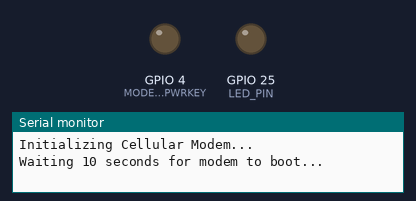
The program below on a simulated ESP32. On the bench: output pins drawn as LEDs (lit = HIGH), the last lines printed to the serial monitor. The modem accepts every AT command (registered, SIM ready, sends succeed) and sends nothing else.

Above: at 0.4 s.
At 10.4 s:
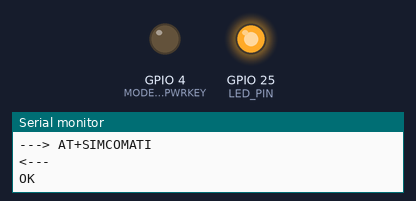
Timing chart, 0 to 11.9 s (numbered marks = the images above):
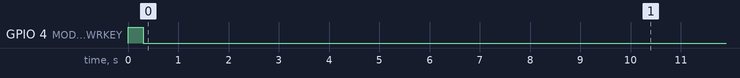

The program:

main.cpp
```cpp
#include <Arduino.h>
#include <Wire.h>
#include <Adafruit_BME680.h>

// --- SIM7600 Modem Pins ---
#define MODEM_TX      27
#define MODEM_RX      26
#define MODEM_PWRKEY  4
#define SerialAT      Serial1

const char* APN = "e-ideas";
const char* scriptURL = "https://script.google.com/macros/s/AKfycbyCrH6vVaznfHf4bLDbJxBdZjPP7FsokRXKmH5J4fwS1Ypp-JgbEafOhqvAiNBhBeNE/exec";

const int LED_PIN = 25;
HardwareSerial K30Serial(2);

Adafruit_BME680 bme;

// K30 packet
byte requestCO2[] = {
    0x68, 0x04, 0x00, 0x03, 0x00, 0x01, 0xC8, 0xF3
};
byte response[7];

int readCO2() {
    while(K30Serial.available()) K30Serial.read();
    K30Serial.write(requestCO2,8);
    delay(50);
    if(K30Serial.available() < 7) return -1;
    for(int i=0;i<7;i++) response[i]=K30Serial.read();
    return response[3]*256 + response[4];
}

// --- AT Command Helpers ---
String sendAT(String command, uint32_t timeout = 2000, String expected1 = "OK", String expected2 = "ERROR") {
    Serial.print("---> ");
    Serial.println(command);
    SerialAT.println(command);

    String resp = "";
    uint32_t start = millis();

    while (millis() - start < timeout) {
        while (SerialAT.available()) {
            char c = SerialAT.read();
            resp += c;
        }
        if (expected1 != "" && resp.indexOf(expected1) != -1) break;
        if (expected2 != "" && resp.indexOf(expected2) != -1) break;
    }

    Serial.println("<--- " + resp);   // <— add this
    return resp;
}

String extractLocationHeader(String headers) {
    int locIdx = headers.indexOf("Location: ");
    if (locIdx == -1) locIdx = headers.indexOf("location: ");
    if (locIdx == -1) return "";
    int start = locIdx + 10;
    int end = headers.indexOf("\r\n", start);
    if (end == -1) end = headers.length();

    String redirectUrl = headers.substring(start, end);
    redirectUrl.trim();
    return redirectUrl;
}


void setup() {
    Serial.begin(115200);

    // --- Modem Power & Initialization ---
    Serial.println("\nInitializing Cellular Modem...");
    pinMode(MODEM_PWRKEY, OUTPUT);
    digitalWrite(MODEM_PWRKEY, HIGH);
    delay(300);
    digitalWrite(MODEM_PWRKEY, LOW);

    Serial.println("Waiting 10 seconds for modem to boot...");
    delay(10000);

    SerialAT.begin(115200, SERIAL_8N1, MODEM_RX, MODEM_TX);

    sendAT("ATE1"); // Disable echo
    sendAT("AT+CPIN?", 3000, "READY");
    sendAT("AT+CGDCONT=1,\"IP\",\"" + String(APN) + "\"", 3000);
    sendAT("AT+CGACT=1,1", 5000);

    // SSL configuration (needs to run only once at startup)
    sendAT("AT+CSSLCFG=\"sslversion\",0,4", 3000);
    sendAT("AT+CSSLCFG=\"authmode\",0,0", 3000);
    sendAT("AT+CSSLCFG=\"sni\",0,1", 3000);

    Serial.println("Cellular Setup Complete!");

    // LED check code is running
    pinMode(LED_PIN, OUTPUT);
    digitalWrite(LED_PIN, HIGH);

    Wire.begin();
    Serial.println();
    Serial.println("Starting...");

    // Sensors init ------------------------------------------------------------------------
    // if(!bme.begin())
    // {
    //     Serial.println("BME688 NOT FOUND");
    //     while(1);
    // }
    // Serial.println("BME688 OK");

    // // UART2 CO2
    // K30Serial.begin(
    //     9600,
    //     SERIAL_8N1,
    //     32,     // RX
    //     33      // TX
    // );
    // Serial.println("K30 UART Started");
    // Sensors init ------------------------------------------------------------------------

    sendAT("AT+GMR", 3000);
    sendAT("AT+SIMCOMATI", 3000);
}

void loop() {

    // Delay before next cycle
    delay(5000);
}
```

SSL_success__without_data_upload.cpp
```cpp
// #include <Arduino.h>

// #define MODEM_TX      27
// #define MODEM_RX      26
// #define MODEM_PWRKEY  4

// #define SerialAT Serial1

// // --- CONFIGURATION ---
// const String APN = "e-ideas";
// const String GAS_URL = "https://script.google.com/macros/s/AKfycbyCrH6vVaznfHf4bLDbJxBdZjPP7FsokRXKmH5J4fwS1Ypp-JgbEafOhqvAiNBhBeNE/exec";

// String sendAT(String command, uint32_t timeout = 2000, String expected1 = "OK", String expected2 = "ERROR") {
//     Serial.print("\n---> ");
//     Serial.println(command);
//     SerialAT.println(command);

//     String response = "";
//     uint32_t start = millis();

//     while (millis() - start < timeout) {
//         while (SerialAT.available()) {
//             char c = SerialAT.read();
//             response += c;
//         }
//         if (expected1 != "" && response.indexOf(expected1) != -1) break;
//         if (expected2 != "" && response.indexOf(expected2) != -1) break;
//     }

//     Serial.print("<--- ");
//     Serial.println(response);
//     return response;
// }

// void printBanner(String text) {
//     Serial.println("\n========================================");
//     Serial.println(text);
//     Serial.println("========================================");
// }

// // Extracts the Location header from AT+HTTPHEAD output
// String extractLocationHeader(String headers) {
//     int locIdx = headers.indexOf("Location: ");
//     if (locIdx == -1) locIdx = headers.indexOf("location: ");
//     if (locIdx == -1) return "";

//     int start = locIdx + 10;
//     int end = headers.indexOf("\r\n", start);
//     if (end == -1) end = headers.length();

//     String redirectUrl = headers.substring(start, end);
//     redirectUrl.trim();
//     return redirectUrl;
// }

// void setup() {
//     Serial.begin(115200);
//     delay(1000);

//     printBanner("[1] ESP32 Running");
//     pinMode(MODEM_PWRKEY, OUTPUT);
//     digitalWrite(MODEM_PWRKEY, HIGH);
//     delay(300);
//     digitalWrite(MODEM_PWRKEY, LOW);
//     delay(10000);

//     SerialAT.begin(115200, SERIAL_8N1, MODEM_RX, MODEM_TX);

//     printBanner("[2] Modem Communication");
//     sendAT("AT");
//     sendAT("ATE0");

//     printBanner("[3-8] Network Setup");
//     sendAT("AT+CPIN?", 3000, "READY");
//     sendAT("AT+CSQ");
//     sendAT("AT+CEREG?", 3000);
//     sendAT("AT+CGATT?", 3000);
//     sendAT("AT+CGDCONT=1,\"IP\",\"" + APN + "\"", 3000);
//     sendAT("AT+CGACT=1,1", 5000);
//     sendAT("AT+CGPADDR=1", 3000);

//     printBanner("[9] SSL Configuration");
//     // Configure SSL Context 0: TLS 1.2, ignore cert checks, enable SNI
//     sendAT("AT+CSSLCFG=\"sslversion\",0,4", 3000);
//     sendAT("AT+CSSLCFG=\"authmode\",0,0", 3000);
//     sendAT("AT+CSSLCFG=\"sni\",0,1", 3000);

//     printBanner("[10] Initialize HTTP Stack");
//     sendAT("AT+HTTPINIT", 3000);
//     sendAT("AT+HTTPPARA=\"SSLCFG\",0", 3000); // Attach SSL context 0
//     sendAT("AT+HTTPPARA=\"REDIR\",1", 3000);   // Enable auto-redirect

//     printBanner("[11] Set Initial URL");
//     sendAT("AT+HTTPPARA=\"URL\",\"" + GAS_URL + "\"", 3000);

//     printBanner("[12] Google Apps Script Execution");
//     String actionResp = sendAT("AT+HTTPACTION=0", 30000, "+HTTPACTION:");

//     // Check if modem received a 302 and stopped without following it
//     if (actionResp.indexOf("+HTTPACTION: 0,302") != -1) {
//         Serial.println("\n[!] 302 Redirect detected. Fetching Location header...");

//         // Retrieve response headers
//         String headerResp = sendAT("AT+HTTPHEAD", 10000);
//         String redirectUrl = extractLocationHeader(headerResp);

//         if (redirectUrl.length() > 0) {
//             Serial.println("\n[!] Redirecting to: " + redirectUrl);

//             // Re-initialize request with the redirected Google target URL
//             sendAT("AT+HTTPTERM", 2000);
//             sendAT("AT+HTTPINIT", 3000);
//             sendAT("AT+HTTPPARA=\"SSLCFG\",0", 3000);
//             sendAT("AT+HTTPPARA=\"URL\",\"" + redirectUrl + "\"", 3000);

//             // Re-run HTTP GET
//             actionResp = sendAT("AT+HTTPACTION=0", 30000, "+HTTPACTION:");
//         } else {
//             Serial.println("\n[X] Failed to parse Location header from response.");
//         }
//     }

//     printBanner("[13] Read Response");
//     if (actionResp.indexOf("+HTTPACTION: 0,200") != -1) {
//         sendAT("AT+HTTPREAD", 10000);
//     } else {
//         Serial.println("[X] HTTP request finished with non-200 status.");
//     }

//     sendAT("AT+HTTPTERM");
//     Serial.println("\n--- Diagnostics Complete ---");
// }

// void loop() {
//     if (Serial.available()) SerialAT.write(Serial.read());
//     if (SerialAT.available()) Serial.write(SerialAT.read());
// }
```

TSIM7000_dont_work.cpp
```cpp
// #include <Arduino.h>

// #define MODEM_TX        27
// #define MODEM_RX        26
// #define MODEM_PWRKEY    4
// #define MODEM_POWER_ON  12

// #define SerialAT Serial1

// const String APN = "e-ideas";
// const String GAS_URL = "https://script.google.com/macros/s/AKfycbyCrH6vVaznfHf4bLDbJxBdZjPP7FsokRXKmH5J4fwS1Ypp-JgbEafOhqvAiNBhBeNE/exec";

// String sendAT(String command, uint32_t timeout = 2000, String expected1 = "OK", String expected2 = "ERROR") {
//     Serial.print("\n---> ");
//     Serial.println(command);
//     SerialAT.println(command);

//     String response = "";
//     uint32_t start = millis();

//     while (millis() - start < timeout) {
//         while (SerialAT.available()) {
//             char c = SerialAT.read();
//             response += c;
//         }
//         if (expected1 != "" && response.indexOf(expected1) != -1) break;
//         if (expected2 != "" && response.indexOf(expected2) != -1) break;
//     }

//     Serial.print("<--- ");
//     Serial.println(response);
//     return response;
// }

// void printBanner(String text) {
//     Serial.println("\n========================================");
//     Serial.println(text);
//     Serial.println("========================================");
// }

// bool waitForNetwork(uint32_t timeoutMs = 180000) {
//     Serial.println("\n[!] Waiting for Network Registration...");
//     uint32_t start = millis();
//     while (millis() - start < timeoutMs) {
//         String reg = sendAT("AT+CGREG?", 2000);
//         String ereg = sendAT("AT+CEREG?", 2000);

//         if (reg.indexOf(",1") != -1 || reg.indexOf(",5") != -1 ||
//             ereg.indexOf(",1") != -1 || ereg.indexOf(",5") != -1) {
//             Serial.println("\n[+] Network Registered Successfully!");
//             return true;
//         }
//         delay(3000);
//     }
//     Serial.println("\n[X] Network Registration Timed Out!");
//     return false;
// }

// String extractLocationHeader(String headers) {
//     int locIdx = headers.indexOf("Location: ");
//     if (locIdx == -1) locIdx = headers.indexOf("location: ");
//     if (locIdx == -1) return "";

//     int start = locIdx + 10;
//     int end = headers.indexOf("\r\n", start);
//     if (end == -1) end = headers.length();

//     String redirectUrl = headers.substring(start, end);
//     redirectUrl.trim();
//     return redirectUrl;
// }

// void setup() {
//     Serial.begin(115200);
//     delay(1000);

//     printBanner("[1] Board & Power Setup");
//     pinMode(MODEM_POWER_ON, OUTPUT);
//     digitalWrite(MODEM_POWER_ON, HIGH);

//     pinMode(MODEM_PWRKEY, OUTPUT);
//     digitalWrite(MODEM_PWRKEY, LOW);
//     delay(100);
//     digitalWrite(MODEM_PWRKEY, HIGH);
//     delay(1000);
//     digitalWrite(MODEM_PWRKEY, LOW);
//     delay(4000);

//     SerialAT.begin(115200, SERIAL_8N1, MODEM_RX, MODEM_TX);

//     printBanner("[2] Modem Handshake & RF Band Configuration");
//     sendAT("AT");
//     sendAT("ATE0");
//     sendAT("AT+CPIN?", 3000, "READY");

//     sendAT("AT+CNMP=2", 3000);
//     sendAT("AT+CMNB=1", 3000);
//     sendAT("AT+CBANDCFG=\"CAT-M\",1,2,3,4,5,8,12,13,18,19,20,26,28", 3000);

//     printBanner("[3] Network Registration");
//     sendAT("AT+CSQ");
//     if (!waitForNetwork(180000)) {
//         Serial.println("\n[X] Cellular registration failed.");
//         return;
//     }

//     printBanner("[4] Clean GPRS Bearer & DNS Setup");
//     sendAT("AT+CGATT=1", 5000);
//     sendAT("AT+SAPBR=0,1", 3000);
//     sendAT("AT+SAPBR=3,1,\"Contype\",\"GPRS\"", 3000);
//     sendAT("AT+SAPBR=3,1,\"APN\",\"" + APN + "\"", 3000);
//     sendAT("AT+SAPBR=1,1", 10000);
//     sendAT("AT+SAPBR=2,1", 3000);

//     // Assign DNS servers explicitly to resolve script.google.com
//     sendAT("AT+DNSSERVER=\"8.8.8.8\",\"8.8.4.4\"", 3000);
//     sendAT("AT+CDNSGIP=\"script.google.com\"", 5000);

//     printBanner("[5] HTTPS & SSL Setup");
//     // Configure SSL Context 0
//     sendAT("AT+CSSLCFG=\"sslversion\",0,4", 3000);
//     sendAT("AT+CSSLCFG=\"authmode\",0,0", 3000);
//     sendAT("AT+CSSLCFG=\"sni\",0,1", 3000);

//     sendAT("AT+HTTPTERM", 2000);
//     sendAT("AT+HTTPINIT", 3000);
//     sendAT("AT+HTTPPARA=\"CID\",1", 3000);
//     sendAT("AT+HTTPPARA=\"SSLCFG\",0", 3000); // Bind SSL Context 0
//     sendAT("AT+HTTPPARA=\"REDIR\",1", 3000);

//     printBanner("[6] Request Target URL");
//     sendAT("AT+HTTPPARA=\"URL\",\"" + GAS_URL + "\"", 3000);

//     printBanner("[7] Execute HTTP GET");
//     String actionResp = sendAT("AT+HTTPACTION=0", 30000, "+HTTPACTION:");

//     if (actionResp.indexOf("+HTTPACTION: 0,302") != -1 || actionResp.indexOf("+HTTPACTION:0,302") != -1) {
//         Serial.println("\n[!] 302 Redirect detected. Fetching Location header...");

//         String headerResp = sendAT("AT+HTTPHEAD", 10000);
//         String redirectUrl = extractLocationHeader(headerResp);

//         if (redirectUrl.length() > 0) {
//             Serial.println("\n[!] Redirecting to: " + redirectUrl);

//             sendAT("AT+HTTPTERM", 2000);
//             sendAT("AT+HTTPINIT", 3000);
//             sendAT("AT+HTTPPARA=\"CID\",1", 3000);
//             sendAT("AT+HTTPPARA=\"SSLCFG\",0", 3000);
//             sendAT("AT+HTTPPARA=\"URL\",\"" + redirectUrl + "\"", 3000);

//             actionResp = sendAT("AT+HTTPACTION=0", 30000, "+HTTPACTION:");
//         }
//     }

//     printBanner("[8] Read HTTP Response");
//     if (actionResp.indexOf("+HTTPACTION: 0,200") != -1 || actionResp.indexOf("+HTTPACTION:0,200") != -1) {
//         sendAT("AT+HTTPREAD", 10000);
//     } else {
//         Serial.println("[X] Request finished with non-200 status.");
//     }

//     sendAT("AT+HTTPTERM");
//     Serial.println("\n--- Diagnostics Complete ---");
// }

// void loop() {
//     if (Serial.available()) SerialAT.write(Serial.read());
//     if (SerialAT.available()) Serial.write(SerialAT.read());
// }
```

check_firmware_version.cpp
```cpp
// #include <Arduino.h>
// #include <Wire.h>
// #include <Adafruit_BME680.h>

// // --- SIM7600 Modem Pins ---
// #define MODEM_TX      27
// #define MODEM_RX      26
// #define MODEM_PWRKEY  4
// #define SerialAT      Serial1

// const char* APN = "e-ideas";
// const char* scriptURL = "https://script.google.com/macros/s/AKfycbyCrH6vVaznfHf4bLDbJxBdZjPP7FsokRXKmH5J4fwS1Ypp-JgbEafOhqvAiNBhBeNE/exec";

// const int LED_PIN = 25;
// HardwareSerial K30Serial(2);

// Adafruit_BME680 bme;

// // K30 packet
// byte requestCO2[] = {
//     0x68, 0x04, 0x00, 0x03, 0x00, 0x01, 0xC8, 0xF3
// };
// byte response[7];

// int readCO2() {
//     while(K30Serial.available()) K30Serial.read();
//     K30Serial.write(requestCO2,8);
//     delay(50);
//     if(K30Serial.available() < 7) return -1;
//     for(int i=0;i<7;i++) response[i]=K30Serial.read();
//     return response[3]*256 + response[4];
// }

// // --- AT Command Helpers ---
// String sendAT(String command, uint32_t timeout = 2000, String expected1 = "OK", String expected2 = "ERROR") {
//     Serial.print("---> ");
//     Serial.println(command);
//     SerialAT.println(command);

//     String resp = "";
//     uint32_t start = millis();

//     while (millis() - start < timeout) {
//         while (SerialAT.available()) {
//             char c = SerialAT.read();
//             resp += c;
//         }
//         if (expected1 != "" && resp.indexOf(expected1) != -1) break;
//         if (expected2 != "" && resp.indexOf(expected2) != -1) break;
//     }

//     Serial.println("<--- " + resp);   // <— add this
//     return resp;
// }

// String extractLocationHeader(String headers) {
//     int locIdx = headers.indexOf("Location: ");
//     if (locIdx == -1) locIdx = headers.indexOf("location: ");
//     if (locIdx == -1) return "";
//     int start = locIdx + 10;
//     int end = headers.indexOf("\r\n", start);
//     if (end == -1) end = headers.length();

//     String redirectUrl = headers.substring(start, end);
//     redirectUrl.trim();
//     return redirectUrl;
// }


// void setup() {
//     Serial.begin(115200);

//     // --- Modem Power & Initialization ---
//     Serial.println("\nInitializing Cellular Modem...");
//     pinMode(MODEM_PWRKEY, OUTPUT);
//     digitalWrite(MODEM_PWRKEY, HIGH);
//     delay(300);
//     digitalWrite(MODEM_PWRKEY, LOW);

//     Serial.println("Waiting 10 seconds for modem to boot...");
//     delay(10000);

//     SerialAT.begin(115200, SERIAL_8N1, MODEM_RX, MODEM_TX);

//     sendAT("ATE1"); // Disable echo
//     sendAT("AT+CPIN?", 3000, "READY");
//     sendAT("AT+CGDCONT=1,\"IP\",\"" + String(APN) + "\"", 3000);
//     sendAT("AT+CGACT=1,1", 5000);

//     // SSL configuration (needs to run only once at startup)
//     sendAT("AT+CSSLCFG=\"sslversion\",0,4", 3000);
//     sendAT("AT+CSSLCFG=\"authmode\",0,0", 3000);
//     sendAT("AT+CSSLCFG=\"sni\",0,1", 3000);

//     Serial.println("Cellular Setup Complete!");

//     // LED check code is running
//     pinMode(LED_PIN, OUTPUT);
//     digitalWrite(LED_PIN, HIGH);

//     Wire.begin();
//     Serial.println();
//     Serial.println("Starting...");

//     // Sensors init ------------------------------------------------------------------------
//     // if(!bme.begin())
//     // {
//     //     Serial.println("BME688 NOT FOUND");
//     //     while(1);
//     // }
//     // Serial.println("BME688 OK");

//     // // UART2 CO2
//     // K30Serial.begin(
//     //     9600,
//     //     SERIAL_8N1,
//     //     32,     // RX
//     //     33      // TX
//     // );
//     // Serial.println("K30 UART Started");
//     // Sensors init ------------------------------------------------------------------------

//     sendAT("AT+GMR", 3000);
//     sendAT("AT+SIMCOMATI", 3000);
// }

// void loop() {

//     // Delay before next cycle
//     delay(5000);
// }
```

Source omitted: before_SSL_success.cpp (4535 bytes)
